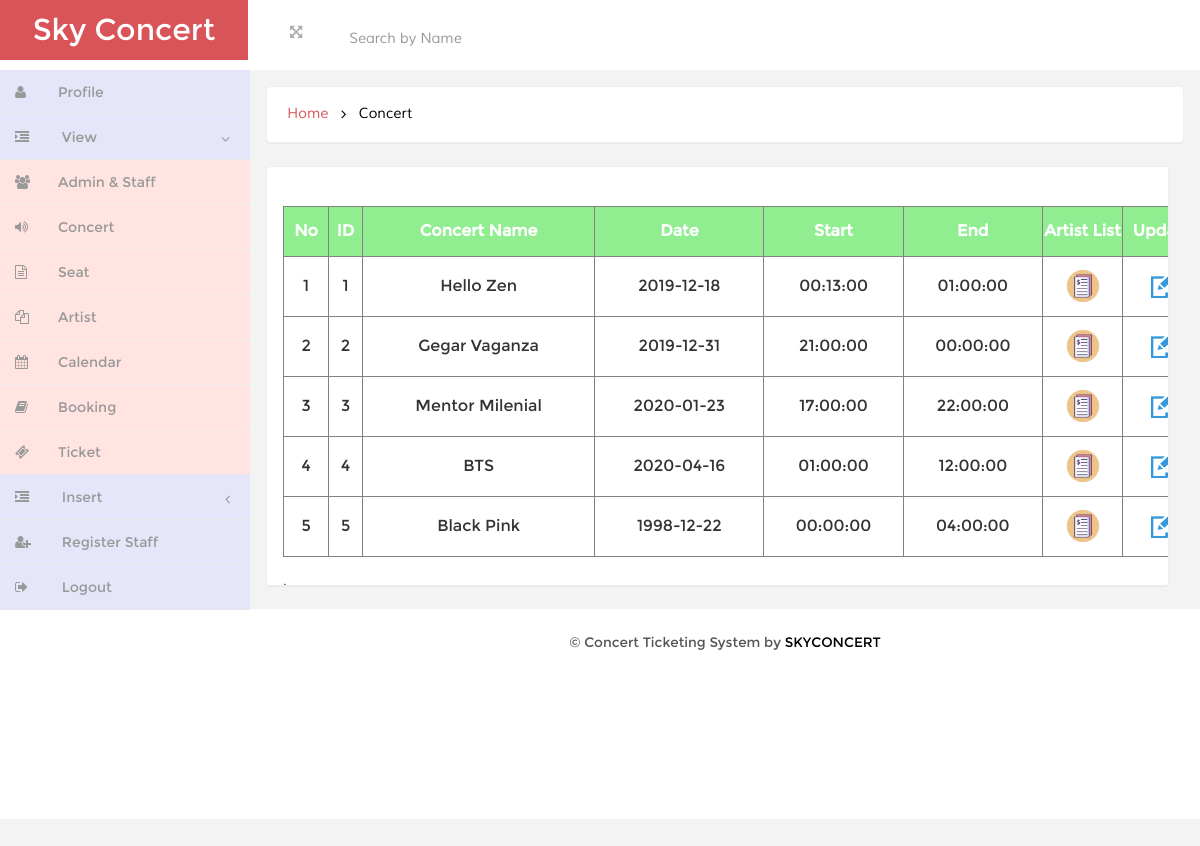
Screenshot of /admin/viewconcert.php with the database file from the repository.
### tables this page shows
CREATE TABLE `concert` (
  `coid` int(12) NOT NULL,
  `name` varchar(100) NOT NULL,
  `date` date NOT NULL,
  `start_time` time NOT NULL,
  `end_time` time NOT NULL
);

### admin/viewconcert.php (the view, shortened to what this page needs)
<!DOCTYPE HTML>
<html>
<head>
<link href="css/bootstrap.min.css" rel='stylesheet' type='text/css' />
<link href="css/style.css" rel='stylesheet' type='text/css' />
<link href="css/font-awesome.css" rel="stylesheet">
<link href="css/custom.css" rel="stylesheet">
</head>
<body>
<div id="wrapper">
        <nav class="navbar-default navbar-static-top" role="navigation">
             <div class="navbar-header">
               <h1> <a class="navbar-brand" href="index.html">Sky Concert</a></h1>
			   </div>
			 <div class=" border-bottom">
        	<div class="full-left">
        	  <section class="full-top">
				<button id="toggle"><i class="fa fa-arrows-alt"></i></button>
			</section>
			  <form class=" navbar-left-right">
			   <form action="allcategory.php" method="post" name="search" class="search-wrap">
			               <div class="form-group">
			                 <td> <input type="text" id="myInput" onkeyup="myFunction()" class="form-control search" placeholder="Search by Name">
								</td>
			               </div>
			            </form>
            </form>
    <div class="clearfix"> </div>
           </div>
			<div class="clearfix">
     </div>
		    <div class="navbar-default sidebar" role="navigation">
                <div class="sidebar-nav navbar-collapse">
                <ul class="nav" id="side-menu">
                    <li>
                        <a href="viewprofile.php" class=" hvr-bounce-to-right" style="background-color:#E6E6FA"><i class="fa fa-user nav_icon "></i><span class="nav-label">Profile</span> </a>
                    </li>
                    <li>
                        <a href="#" class=" hvr-bounce-to-right" style="background-color:#E6E6FA"><i class="fa fa-indent nav_icon"></i> <span class="nav-label">View</span><span class="fa arrow"></span></a>
                        <ul class="nav nav-second-level">
							<li><a href="viewdata.php" class=" hvr-bounce-to-right" style="background-color:#FFE4E1"><i class="fa fa-users nav_icon"></i>Admin & Staff</a></li>
							<li><a href="viewconcert.php" class=" hvr-bounce-to-right" style="background-color:#FFE4E1"><i class="fa fa-volume-up nav_icon"></i>Concert</a></li>
							<li><a href="viewseat.php" class=" hvr-bounce-to-right" style="background-color:#FFE4E1"><i class="fa fa-file-text-o nav_icon"></i>Seat</a></li>
							<li><a href="viewartist.php" class=" hvr-bounce-to-right" style="background-color:#FFE4E1"> <i class="fa fa-copy nav_icon"></i>Artist</a></li>
                            <li><a href="calendar.php" class=" hvr-bounce-to-right" style="background-color:#FFE4E1"> <i class="fa fa-calendar nav_icon"></i>Calendar</a></li>
                            <li><a href="viewbooking.php" class=" hvr-bounce-to-right" style="background-color:#FFE4E1"><i class="fa fa-book nav_icon"></i>Booking</a></li>
							<li><a href="viewticket.php" class=" hvr-bounce-to-right" style="background-color:#FFE4E1"><i class="fa fa-ticket nav_icon"></i>Ticket</a></li>
					   </ul>
                    </li>
					<li>
                        <a href="#" class=" hvr-bounce-to-right" style="background-color:#E6E6FA"><i class="fa fa-indent nav_icon"></i> <span class="nav-label">Insert</span><span class="fa arrow"></span></a>
                    </li>
					 <li>
                        <a href="signup.html" class=" hvr-bounce-to-right" style="background-color:#E6E6FA"><i class="fa fa-user-plus nav_icon" ></i> <span class="nav-label">Register Staff</span> </a>
                    </li>
					 <li>
                        <a href="logout.php" class=" hvr-bounce-to-right" style="background-color:#E6E6FA"><i class="fa fa-sign-out nav_icon" ></i> <span class="nav-label">Logout</span> </a>
                    </li>
                </ul>
            </div>
			</div>
        </nav>
		 <div id="page-wrapper" class="gray-bg dashbard-1">
       <div class="content-main">
		   <div class="banner">
		    	<h2>
				<a href="index.html">Home</a>
				<i class="fa fa-angle-right"></i>
				<span>Concert</span>
				</h2>
		    </div>
	<br>
	<div class="banner" style="width: 95%;overflow: auto; height: 420px;">
	<br>
	<table border="1" align="center" width="1000" id="seat" color="#fff2e6">
		<tr>
		<th height="50" style="text-align:center; background-color:#90EE90"><font color="white">No</font></th>
		<th height="50" style="text-align:center; background-color:	#90EE90"><font color="white">ID</font></th>
		<th style="text-align:center; background-color:#90EE90"><font color="white">Concert Name</font></th>
		<th style="text-align:center; background-color:#90EE90"><font color="white">Date</font></th>
		<th style="text-align:center; background-color:#90EE90"><font color="white">Start</font></th>
		<th style="text-align:center; background-color:#90EE90"><font color="white">End</font></th>
		<th style="text-align:center; background-color:#90EE90"><font color="white">Artist List</font></th>
		<th style="text-align:center; background-color:#90EE90"><font color="white">Update</font></th>
		</tr>
<?php
	$sql = "SELECT * FROM CONCERT";
	$count=1;
	$result = mysql_query($sql);
	while($row = mysql_fetch_assoc($result))
	{
        Print '<tr align="center" color="#fff2e6">
				  <td height="60">'.$count.'</td>
                  <td height="60">'.$row['coid'].'</td>
                  <td>'.$row['name'].'</td>
				  <td>'.$row['date'].'</td>
				  <td>'.$row['start_time'].'</td>
				  <td>'.$row['end_time'].'</td>
				  <td width="80"><a href="viewartist1.php?coid='.$row['coid'].'"><img src="images/receipt1.png" width="40" height="40"></a></td>
				  <td width="80"><a href="editconcert.php?coid='.$row['coid'].'"><img src="images/edit.jpg" width="23" height="23"></a></td>
                  <td width="80"><a href="deleteconcert.php?coid='.$row['coid'].'"><img src="images/delete.jpg" width="23" height="23"></a></td>
				</tr>';
				$count=$count+1;
	}
echo "</table>";
?>
</div>
<br>
<div class="copy">
          <p> &copy; Concert Ticketing System by <a href="" target="_blank">SKYCONCERT</a> </p>
		</div>
		</div>
       </div>
</body>
</html>

### admin/css/style.css (style rules this page uses)
h4, h5, h6, h1, h2, h3 { margin: 0; }
ul, ol { margin: 0;padding: 0; }
p { margin: 0; }
html, body { font-family:'Montserrat-Regular'; font-size: 100%; background:#F3F3F4; overflow-x: hidden; }
body a { transition:0.5s all; -webkit-transition:0.5s all; -moz-transition:0.5s all; -o-transition:0.5s all; -ms-transition:0.5s all; }
div#wrapper { background-color: #fff; }
.navbar-default.sidebar { background-color: #fff; }
h1 a.navbar-brand { color: #fff !important; font-size: 30px; font-weight: 500; padding: 20px 0px; background: #d95459; text-align: center; width:248px; height: 60px; }
i.nav_icon { color: #fff; margin-right:6px; }
.sidebar ul li a { color: #999; font-size:14px; }
.hvr-bounce-to-right { display: inline-block; vertical-align: middle; -webkit-transform: translateZ(0); transform: translateZ(0); box-shadow: 0 0 1px rgba(0, 0, 0, 0); -webkit-backface-visibility: hidden; backface-visibility: hidden; -moz-osx-font-smoothing: grayscale; position: relative; -webkit-transition-property: color; transition-property: color; -webkit-transition-duration: 0.5s; transition-duration: 0.5s; }
.hvr-bounce-to-right:before { content: ""; position: absolute; z-index: -1; top: 0; left: 0; right: 80%; bottom: 0; background:#7f8c8d; -webkit-transform: scaleX(0); transform: scaleX(0); -webkit-transform-origin: 0 50%; transform-origin: 0 50%; -webkit-transition-property: transform; transition-property: transform; -webkit-transition-duration: 0.5s; transition-duration: 0.5s; -webkit-transition-timing-function: ease-out; transition-timing-function: ease-out; }
.nav > li > a { color: #999; font-weight:500; padding: 0px 20px 0px 0px; font-size: 0.85em; border-bottom: 1px solid #E9E9E9; }
.nav > li > a i { margin-right: 14px; }
i.nav_icon { color: #999; padding: 15px; width: 44px; height: 44px; }
span.fa.arrow { margin-top: 17px; }
@media (min-width: 768px) { #page-wrapper { position: inherit; margin: 0 0 0 240px; min-height: 1000px; } }
.content-main { background-color: #F3F3F4; padding-top: 1em; }
.full-top { float:left; }
.navbar-left-right { float: left; margin-left: 6%; }
.border-bottom { background-color: #fff; }
.full-left { float: left; width: 40%; margin-left: 3%; margin-top: 1.3em; }
.full-left button { background: none; border: none; outline: none; color: #B3AEAE; font-size: 0.9em; }
.navbar-left-right input[type="text"] { background: none; border: none; outline: none; color:#B3AEAE; font-size: 0.9em; }
.banner { background: #fff; display: block; margin: 0em 1em ; padding:1em; border: 1px solid #ebeff6; border-color: #ebeff6; border-radius: 4px; -webkit-border-radius: 4px; -o-border-radius: 4px; -moz-border-radius: 4px; -ms-border-radius: 4px; -webkit-box-shadow: 0 1px 1px rgba(0,0,0,.05); box-shadow: 0 1px 1px rgba(0,0,0,.05); }
.banner h2 { font-size:0.9em; }
.banner h2 a { color:#D95459; text-decoration:none; font-family: 'Muli-Regular'; padding:0.3em ; }
.banner h2 span { color:#000; font-family: 'Muli-Regular'; padding:0.3em ; }
.banner h2 i { color:#000; vertical-align:middle; padding:0.3em ; }
.form-control { box-shadow: none; outline: none; border-radius: 0px; font-family: 'Muli-Regular'; }
.copy { background:#fff; text-align:center; padding:1.5em 0; }
.copy p, .copy-right p { font-size:0.85em; color:#555; }
.copy p a, .copy-right p a { color:#000; }

### admin/css/custom.css (style rules this page uses)
#wrapper { width: 100%; }
#page-wrapper { min-height: 568px; }
@media (min-width:768px) { #page-wrapper { position: inherit; margin: 0 0 0 250px; } }
.sidebar .sidebar-nav.navbar-collapse { padding-right: 0; padding-left: 0; }
.sidebar .arrow { float: right; }
.sidebar .fa.arrow:before { content: "\f104"; }
.sidebar .active>a>.fa.arrow:before { content: "\f107"; }
.sidebar .nav-second-level li, .sidebar .nav-third-level li { border-bottom: 0!important; }
@media (min-width:768px) { .sidebar { z-index: 1; position: absolute; width: 250px; } }

### rows the page displays
concert: coid "1", name "Hello Zen", date "2019-12-18", start_time "00:13:00", end_time "01:00:00"
concert: coid "2", name "Gegar Vaganza", date "2019-12-31", start_time "21:00:00", end_time "00:00:00"
concert: coid "3", name "Mentor Milenial", date "2020-01-23", start_time "17:00:00", end_time "22:00:00"
concert: coid "4", name "BTS", date "2020-04-16", start_time "01:00:00", end_time "12:00:00"
concert: coid "5", name "Black Pink", date "1998-12-22", start_time "00:00:00", end_time "04:00:00"
